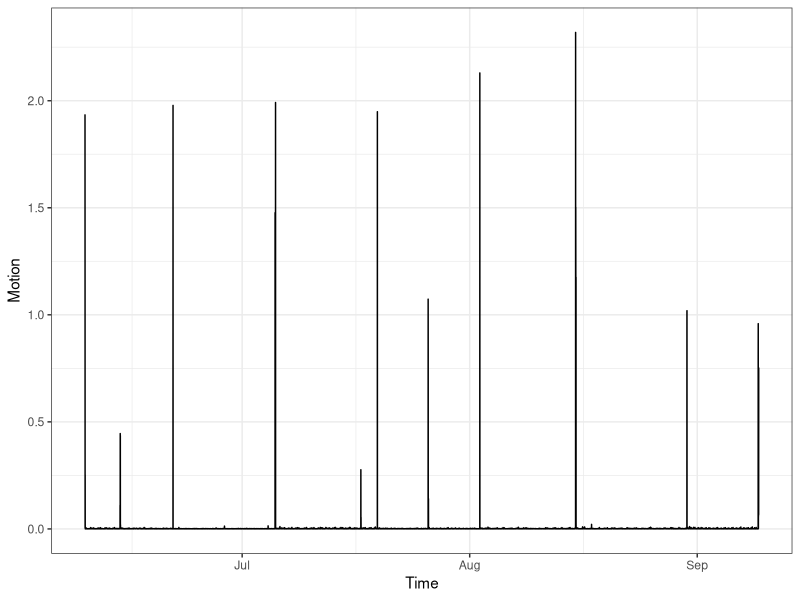
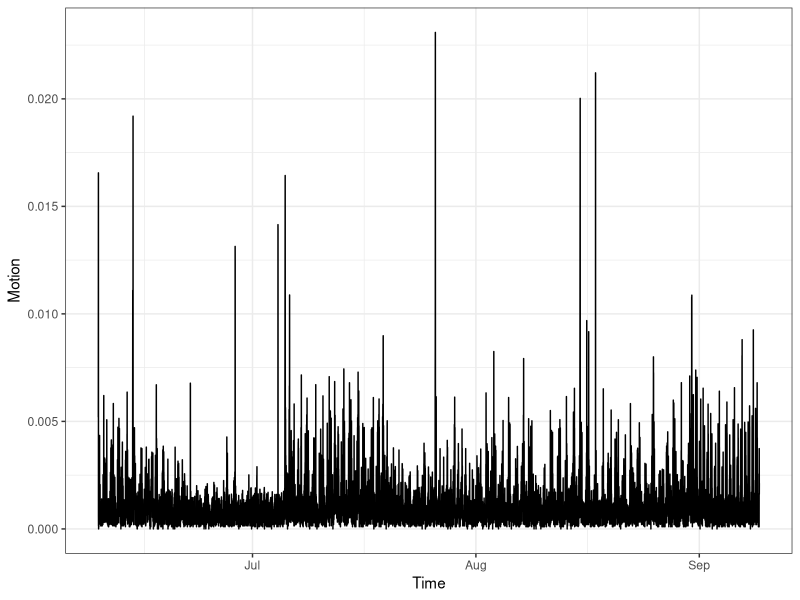
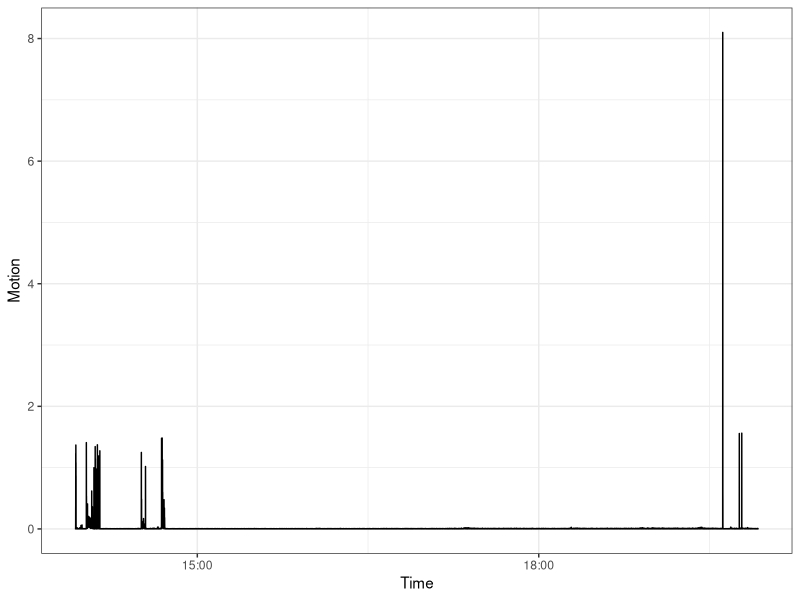
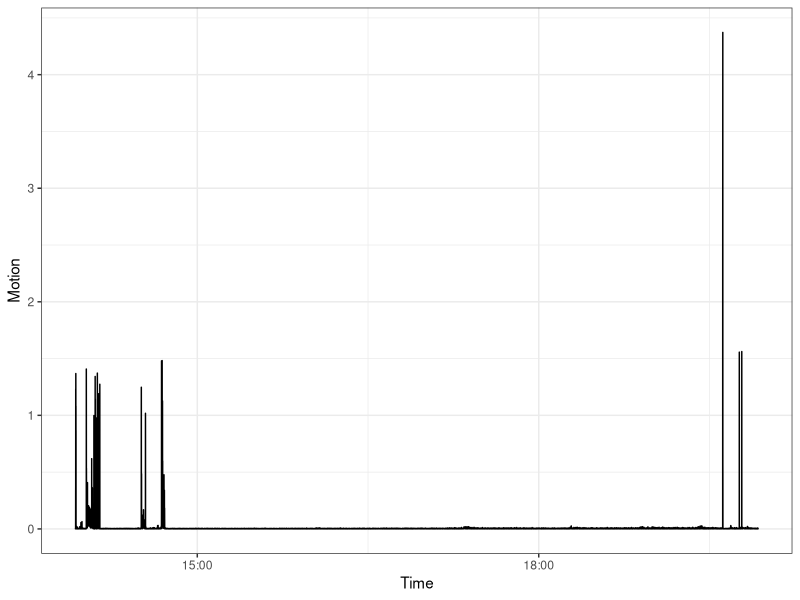

Generate these figures, in order, with R:
#Seahorse data - RK
#Updated 9/11/22

#### read in libraries needed 
library(ggplot2)
library(dplyr)
library(lubridate)

### read in your csv files
FBdata <- read.csv("InnerFB_Accel.csv",header=TRUE)
FBdata<-rename(FBdata, "Datetime"="ISO.8601.Time", "accelX"="Ax..g.", "accelY"="Ay..g.", "accelZ"="Az..g.")

FCdata <- read.csv("InnerFC_Accel.csv",header=TRUE)
FCdata<-rename(FCdata, "Datetime"="ISO.8601.Time", "accelX"="Ax..g.", "accelY"="Ay..g.", "accelZ"="Az..g.")

#format your time as a POSICXct 
FBdata$Datetime<-ymd_hms(FBdata$Datetime)
FCdata$Datetime<-ymd_hms(FCdata$Datetime)

#### if you want to take the x,y, and z axis and turn it into a "motion index" you do this:
## acceleration
str(FBdata)
FBdata = FBdata %>% 
  mutate(
    diffX = accelX - lag(accelX),
    diffY = accelY - lag(accelY),
    diffZ = accelZ - lag(accelZ),
    motionIndex = sqrt((diffX)^2+(diffY)^2)+(diffZ)^2)
str(FBdata)

str(FCdata)
FCdata = FCdata %>% 
  mutate(
    diffX = accelX - lag(accelX),
    diffY = accelY - lag(accelY),
    diffZ = accelZ - lag(accelZ),
    motionIndex = sqrt((diffX)^2+(diffY)^2)+(diffZ)^2)
str(FCdata)

noFlips<-FBdata[FBdata$motionIndex<0.025,]
noOutlier<-FCdata[FCdata$motionIndex<6,]
noFlipsCages<-FCdata[FCdata$motionIndex<0.025,]

#acceleration plot FB all
FBplotAll<-ggplot(data=FBdata, aes(x = Datetime, y = motionIndex))+ geom_line()+ theme_bw()+ labs(x = "Time", y = "Motion")
FBplotAll

#acceleration plot FB no flips
FBplot<-ggplot(data=noFlips, aes(x = Datetime, y = motionIndex))+ geom_line()+ theme_bw()+ labs(x = "Time", y = "Motion")
FBplot

#acceleration plot FC all
FCplotAll<-ggplot(data=FCdata, aes(x = Datetime, y = motionIndex))+ geom_line()+ theme_bw()+ labs(x = "Time", y = "Motion")
FCplotAll

#acceleration plot FC

FCplotAll<-ggplot(data=noOutlier, aes(x = Datetime, y = motionIndex))+ geom_line()+ theme_bw()+ labs(x = "Time", y = "Motion")
FCplotAll





